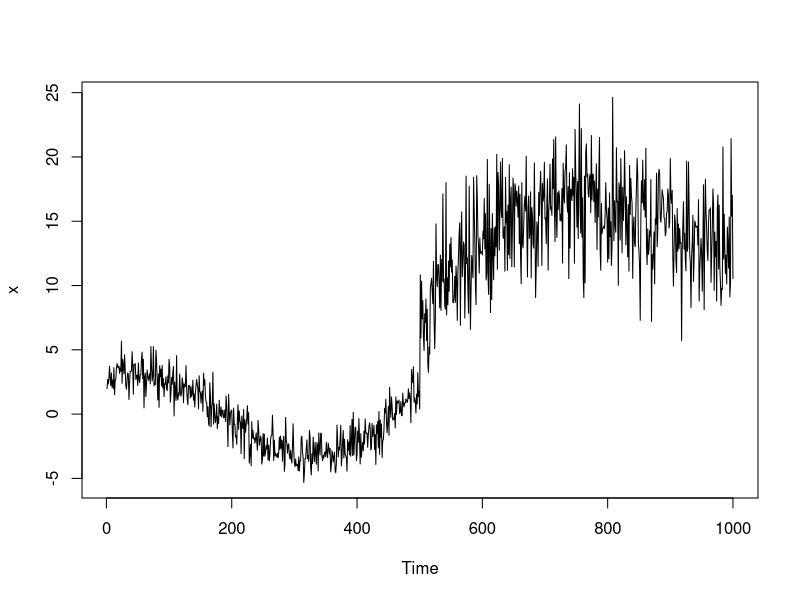
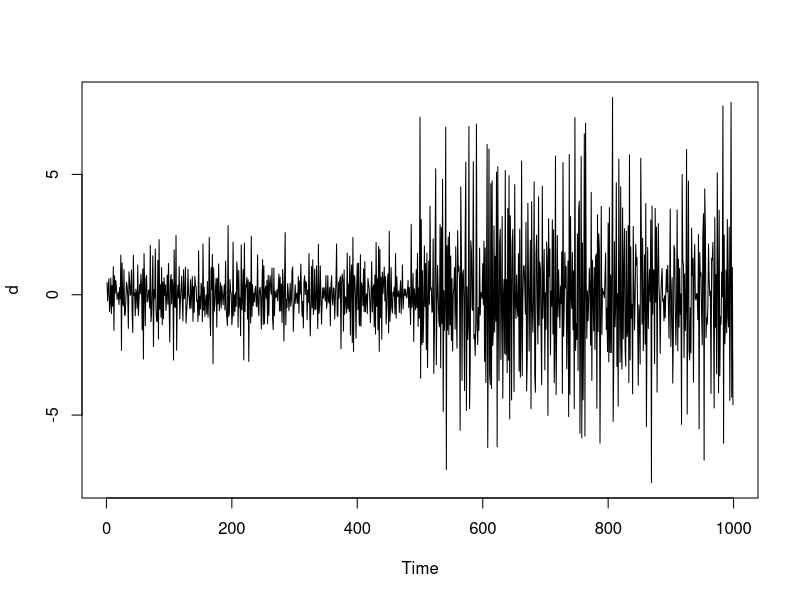
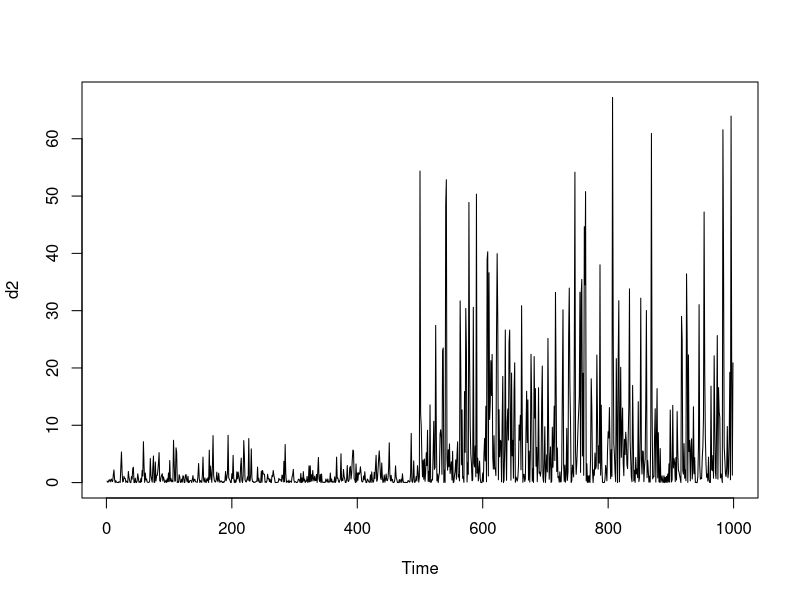

Recreate these plots in R, in order.
f = function(t){
  5*cos(t*9) - (t - 0.7)^2 *10 + (t-0.2)^3 *20
}
ma = function(n, ph1, p){
  wn = rnorm(n)
  ma  = rep(NA, n)
  ma[1:p] = wn[1:p]
  for (i in (p+1):n){
    ma[i] = wn[(i-1):(i-p)]%*%ph1 + wn[i]
  }
  ma
}
n = 1000
mu = f((1:n)/n)
z = c(rnorm(n/2,3), rnorm(n/2, 3)*3) 
x = z+mu
par(mfrow = c(1, 1))
ts.plot(x)
d = diff(x)/sqrt(2)
d2 = d^2
ts.plot(d)
ts.plot(d2)

